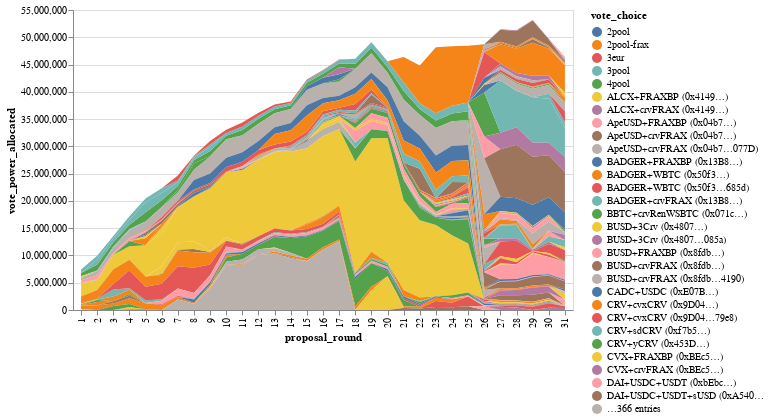

Here is the notebook cell this chart was saved with:
### Code cell
(
    alt.Chart((
        df_snaps[['proposal_round', 'vote_choice', 'vote_power_allocated']]
        .groupby(['proposal_round', 'vote_choice']).sum()
        .reset_index() 
    ))
    .mark_area()
    .encode(
        x="proposal_round:O", 
        y="vote_power_allocated:Q", 
        color="vote_choice:N", 
    )
    .properties(width=500) 
)

### Figure 1 — Vega-Lite specification as saved in the notebook (floating-point values rounded to 4 significant figures; data arrays with more than 128 entries replaced by an {"elided": "..."} marker saying what was removed)
{"config": {"view": {"continuousWidth": 400, "continuousHeight": 300}}, "data": {"name": "data-39725e53c172bb705ff23e01469d05ca"}, "mark": "area", "encoding": {"color": {"field": "vote_choice", "type": "nominal"}, "x": {"field": "proposal_round", "type": "ordinal"}, "y": {"field": "vote_power_allocated", "type": "quantitative"}}, "width": 500, "$schema": "https://vega.github.io/schema/vega-lite/v4.17.0.json", "datasets": {"data-39725e53c172bb705ff23e01469d05ca": {"elided": "1722 records"}}}
